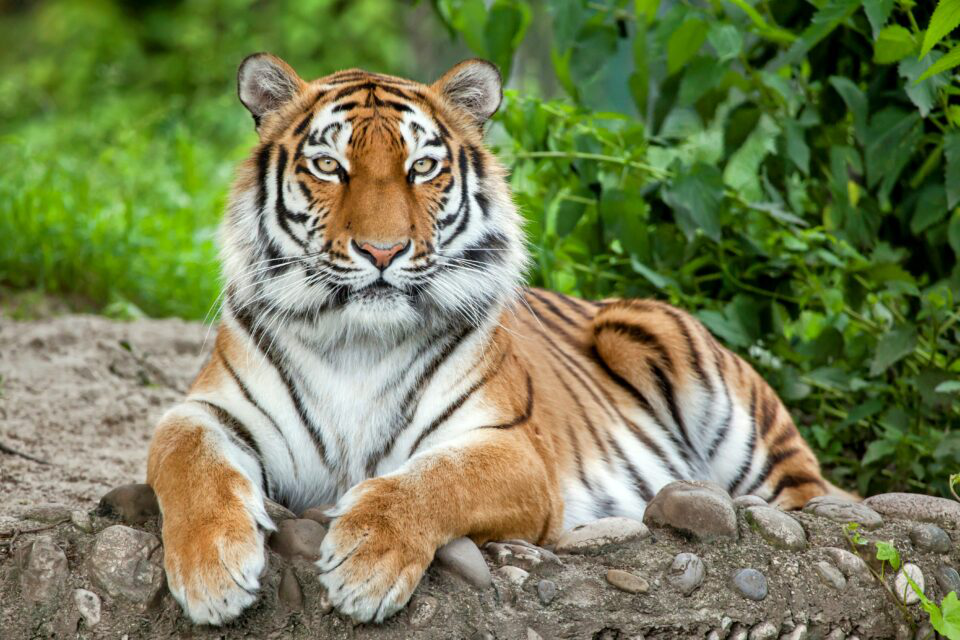
#> input picture LV2/tiger_color.png, 960 x 640 px, found by its file name
$ python Zad6.py
#> lines starting #> are read from the running program, lines starting #| are printed output that depends on the picture
import numpy as np
import matplotlib.pyplot as plt
from pathlib import Path

img = plt.imread(Path("LV2/tiger_color.png"))
#> img is the input picture: shape (640, 960, 3) float32; mean R, G, B 0.462, 0.496, 0.332
img = img.copy()

h, w, c = img.shape
#> h = 640; w = 960; c = 3
print(img.shape)
#| (640, 960, 3)
print(img.dtype)
#| float32
plt.figure()
plt.imshow(img)
plt.title("Original image")

brighter_img = np.clip(img * [2, 2, 2], 0, 1)
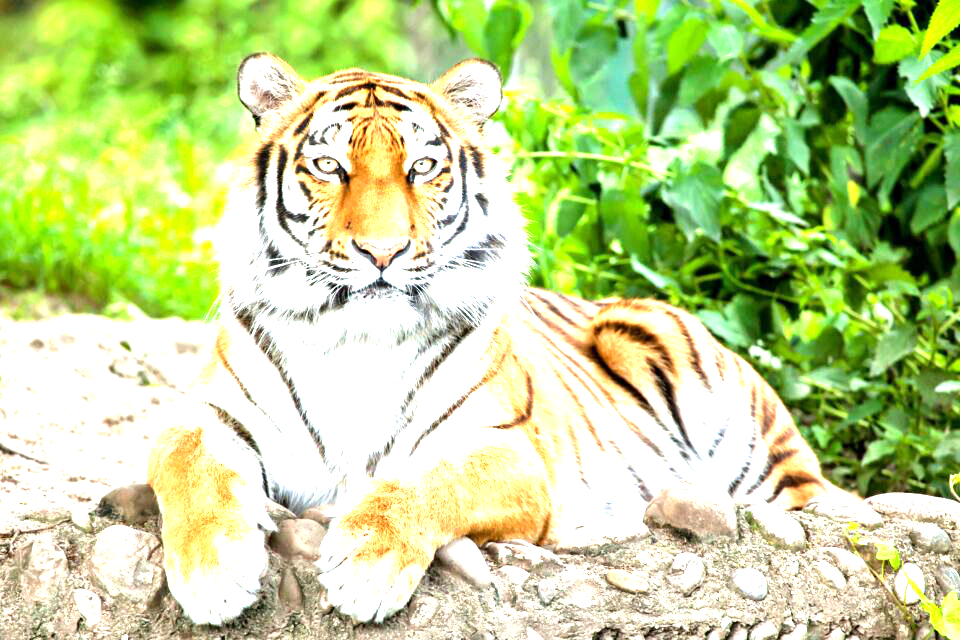
#> brighter_img: shape (640, 960, 3) float64; mean R, G, B 0.753, 0.83, 0.567
plt.figure()
plt.imshow(brighter_img)
plt.title("Brighter image")

rotated_img = np.zeros((w, h, 3))
for y in range(h):
    for x in range(w):
        rotated_y = x
        rotated_x = h - 1 - y
        rotated_img[rotated_y, rotated_x, :] = img[y, x, :]
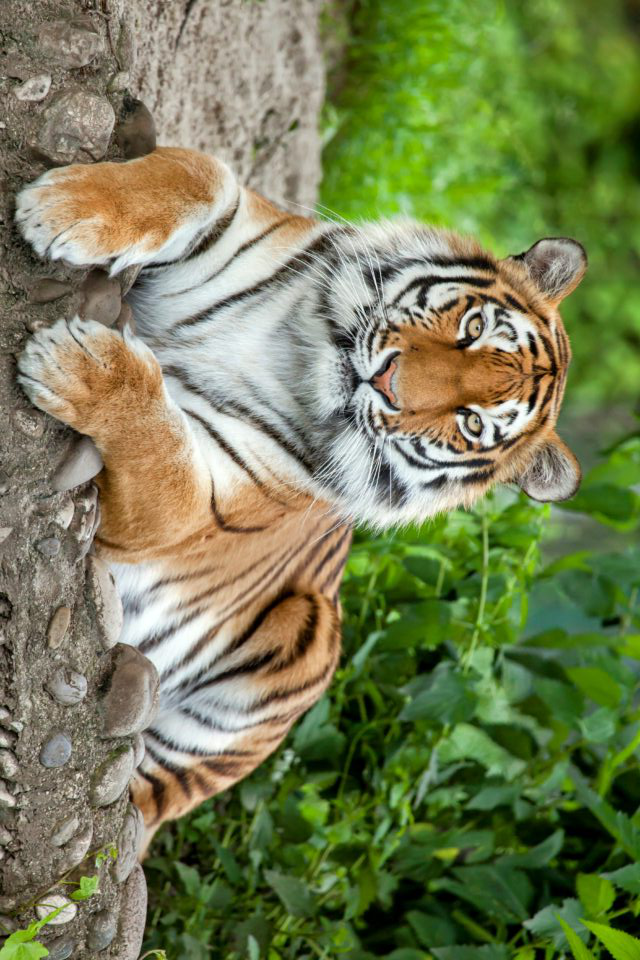
#> rotated_img: shape (960, 640, 3) float64; mean R, G, B 0.462, 0.496, 0.332

mirrored_img = np.zeros((w, h, 3))
for y in range(w):
    for x in range(h):
        mirrored_x = h - 1 - x
        mirrored_img[y, mirrored_x, :] = rotated_img[y, x, :]
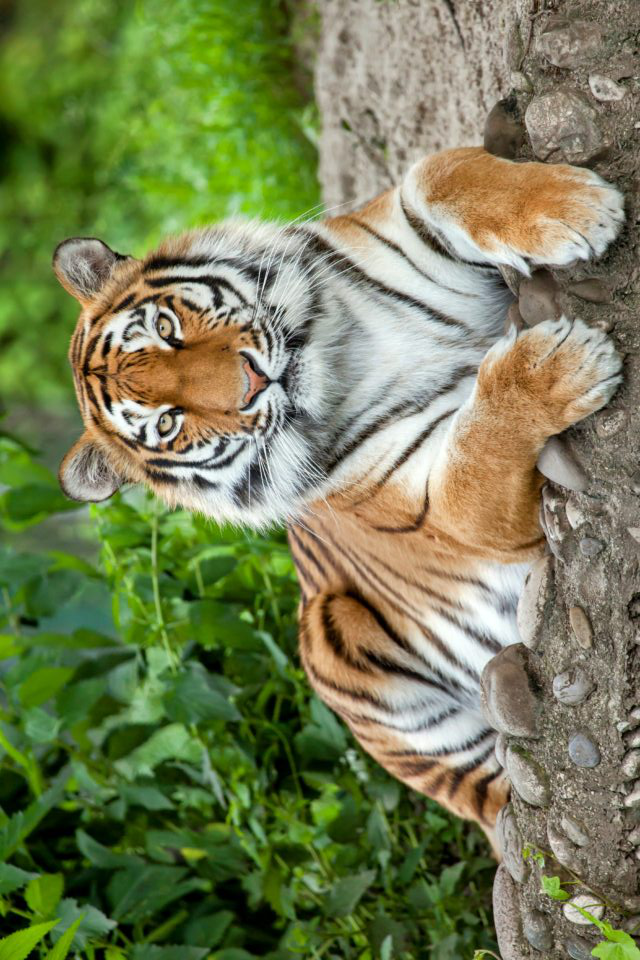
#> mirrored_img: shape (960, 640, 3) float64; mean R, G, B 0.462, 0.496, 0.332

fig, axs = plt.subplots(1, 2, figsize=(7, 5))
axs[0].imshow(mirrored_img)
axs[0].set_title("Mirrored image")
axs[1].imshow(rotated_img)
axs[1].set_title("Rotated image (90° right)")

scaling_factor = 10
resized_img = np.zeros((h//scaling_factor, w//scaling_factor, 3))
for y in range(h):
    for x in range(w):
        resized_x = x // scaling_factor
        resized_y = y // scaling_factor
        if_statement_x = (x + scaling_factor) % scaling_factor
        if_statement_y = (y + scaling_factor) % scaling_factor
        if if_statement_x == 0 and if_statement_y == 0:
            resized_img[resized_y, resized_x, :] = img[y, x, :]
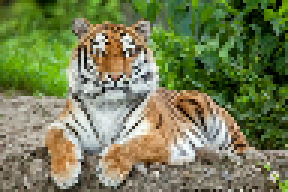
#> resized_img: shape (64, 96, 3) float64 (shown 3 times larger); mean R, G, B 0.461, 0.496, 0.331
plt.figure()
plt.imshow(resized_img)
plt.title("Resized image")

one_fourth_img = np.zeros((h, w, 3))
for y in range(h):
    for x in range(w):
        if 240 <= x < 480:
            one_fourth_img[y, x, :] = img[y, x, :]
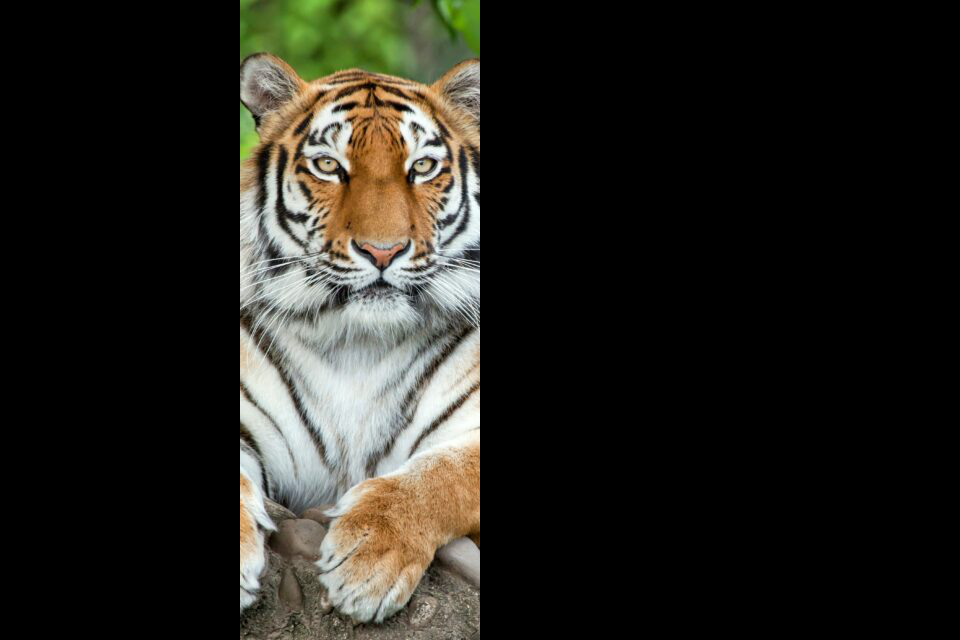
#> one_fourth_img: shape (640, 960, 3) float64; mean R, G, B 0.146, 0.141, 0.118
plt.figure()
plt.imshow(one_fourth_img)
plt.title("Second 1/4 of the photo")

plt.show()
